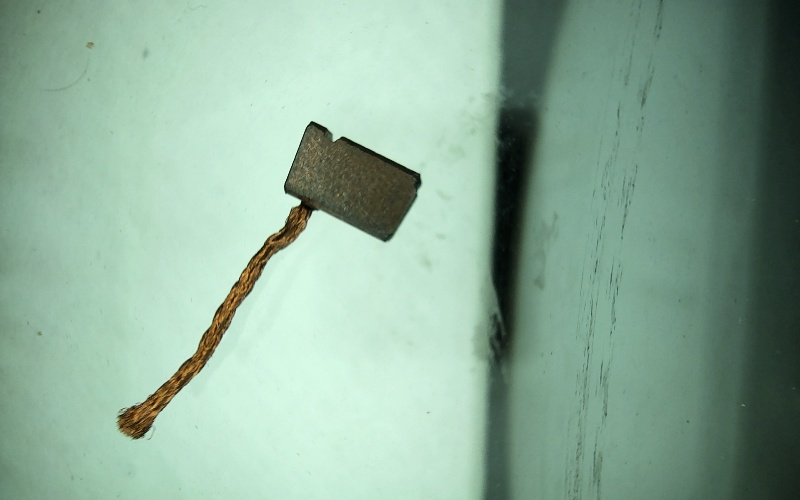
#> input picture old_not_required/cyclic_dataset/snapshot_1729760125.jpg, 800 x 500 px, given in place of the camera
$ python live.py
#> lines starting #> are read from the running program, lines starting #| are printed output that depends on the picture; after the words box and inside, x2 and y2 are one past the last pixel; in counts of white or black regions, pixels touching at a corner belong together
import cv2
import numpy as np

# Open webcam feed (default webcam index 0)
cap = cv2.VideoCapture(1)

# Create windows for four simultaneous displays
window_names = ['Live Feed', 'Head', 'Tail', 'Brush']
for i in range(4):
    cv2.namedWindow(window_names[i])

# Initial HSV threshold values for each window
hsv_values = [
    {'hue_min': 0, 'hue_max': 180, 'sat_min': 0, 'sat_max': 255, 'val_min': 0, 'val_max': 255},
    {'hue_min': 0, 'hue_max': 180, 'sat_min': 0, 'sat_max': 255, 'val_min': 0, 'val_max': 255},
    {'hue_min': 0, 'hue_max': 180, 'sat_min': 0, 'sat_max': 255, 'val_min': 0, 'val_max': 255},
    {'hue_min': 0, 'hue_max': 180, 'sat_min': 0, 'sat_max': 255, 'val_min': 0, 'val_max': 255}
]

# Function to do nothing (placeholder for trackbar callbacks)
def nothing(x):
    pass

# Create trackbars for each window
for i in range(4):
    cv2.createTrackbar('Hue Min', window_names[i], hsv_values[i]['hue_min'], 179, nothing)
    cv2.createTrackbar('Hue Max', window_names[i], hsv_values[i]['hue_max'], 179, nothing)
    cv2.createTrackbar('Sat Min', window_names[i], hsv_values[i]['sat_min'], 255, nothing)
    cv2.createTrackbar('Sat Max', window_names[i], hsv_values[i]['sat_max'], 255, nothing)
    cv2.createTrackbar('Val Min', window_names[i], hsv_values[i]['val_min'], 255, nothing)
    cv2.createTrackbar('Val Max', window_names[i], hsv_values[i]['val_max'], 255, nothing)
#> this loop made 4 passes; slider 'Hue Min' is set to 35

# Function to apply HSV threshold and return the masked image and frame with bounding boxes for each window
def apply_threshold(hsv, frame_copy, hsv_image):
    lower_hsv = np.array([hsv['hue_min'], hsv['sat_min'], hsv['val_min']])
    upper_hsv = np.array([hsv['hue_max'], hsv['sat_max'], hsv['val_max']])

    # Apply threshold to isolate colors in the range
    mask = cv2.inRange(hsv_image, lower_hsv, upper_hsv)

    # Apply the mask to the image
    result = cv2.bitwise_and(frame_copy, frame_copy, mask=mask)

    # Find contours
    contours, _ = cv2.findContours(mask, cv2.RETR_EXTERNAL, cv2.CHAIN_APPROX_SIMPLE)

    # Draw contours and bounding boxes with the area on the frame copy
    for cnt in contours:
        area = cv2.contourArea(cnt)
        x, y, w, h = cv2.boundingRect(cnt)
        if area > 5000:  # Filter based on the area threshold
            cv2.rectangle(frame_copy, (x, y), (x + w, y + h), (255, 0, 0), 2)
            cv2.putText(frame_copy, f"Area: {int(area)}", (x, y - 10), cv2.FONT_HERSHEY_SIMPLEX, 0.5, (255, 0, 0), 1)

    return frame_copy

# Main loop
while True:
    # Capture frame from webcam
    ret, frame = cap.read()
#> frame is the input picture: shape (500, 800, 3); mean B, G, R 153.5, 173, 140.9
    if not ret:
        print("Failed to capture image from webcam.")
        break

    # Crop the frame if needed (as in your original code)
    framea = frame

    # Convert the image to HSV
    hsv_image = cv2.cvtColor(framea, cv2.COLOR_BGR2HSV)
#> hsv_image: shape (500, 800, 3); mean H, S, V 71.2, 55.9, 173.4

    # Create a copy of the original frame for each window
    frames = [framea.copy() for _ in range(4)]
#> frames = 4 items

    # Loop through each window
    for i in range(4):
        # Get current positions of all trackbars
        hsv_values[i]['hue_min'] = cv2.getTrackbarPos('Hue Min', window_names[i])
        hsv_values[i]['hue_max'] = cv2.getTrackbarPos('Hue Max', window_names[i])
        hsv_values[i]['sat_min'] = cv2.getTrackbarPos('Sat Min', window_names[i])
        hsv_values[i]['sat_max'] = cv2.getTrackbarPos('Sat Max', window_names[i])
        hsv_values[i]['val_min'] = cv2.getTrackbarPos('Val Min', window_names[i])
        hsv_values[i]['val_max'] = cv2.getTrackbarPos('Val Max', window_names[i])

        # Apply the thresholding and get the frame with bounding boxes and area text
        threshold_image = apply_threshold(hsv_values[i], frames[i], hsv_image)
#> in apply_threshold, `lower_hsv = np.array([hsv['hue_min'], hsv['sat_min'], hsv['val_min']])`: lower_hsv = [35, 51, 51]
#> in apply_threshold, `upper_hsv = np.array([hsv['hue_max'], hsv['sat_max'], hsv['val_max']])`: upper_hsv = [180, 255, 255]
#> in apply_threshold, `mask = cv2.inRange(hsv_image, lower_hsv, upper_hsv)`:
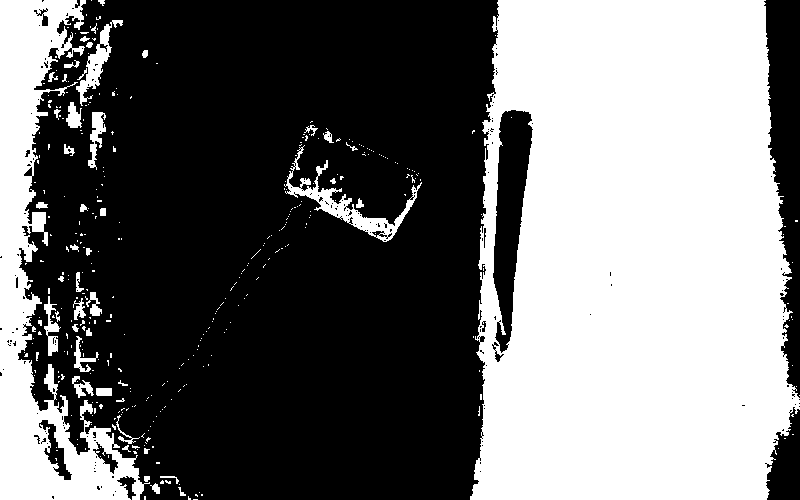
#> mask: shape (500, 800); 43.6% white; 370 white regions (321 under 20 px)
#> in apply_threshold, `result = cv2.bitwise_and(frame_copy, frame_copy, mask=mask)`:
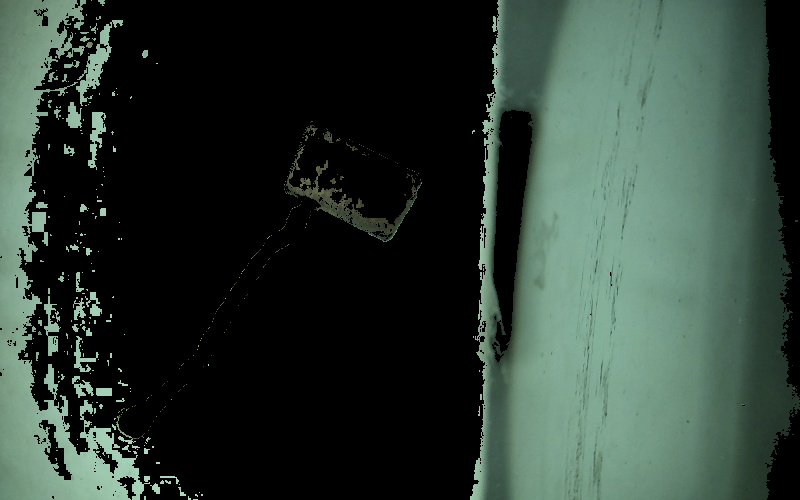
#> result: shape (500, 800, 3); mean of channels 0, 1, 2 50.8, 58.7, 44.4; drawn as B, G, R
#> in apply_threshold, `contours, _ = cv2.findContours(mask, cv2.RETR_EXTERNAL, cv2.CHAIN_APPR..`: contours = 362 contours, 328 with area under 20; largest, box (x1, y1, x2, y2) and area: (470, 0, 800, 500) 145920, (0, 0, 150, 500) 25418, (284, 145, 422, 242) 1972, (76, 20, 123, 106) 880, (88, 112, 106, 170) 386
#> the loop in apply_threshold, `for cnt in contours:` made 362 passes
#> (area, x, y, w, h) on passes 9, 12, 13: (45.5, 150, 483, 10, 11), (21.5, 160, 476, 19, 8), (21, 144, 476, 6, 6)
#> after the loop in apply_threshold, `for cnt in contours:`:
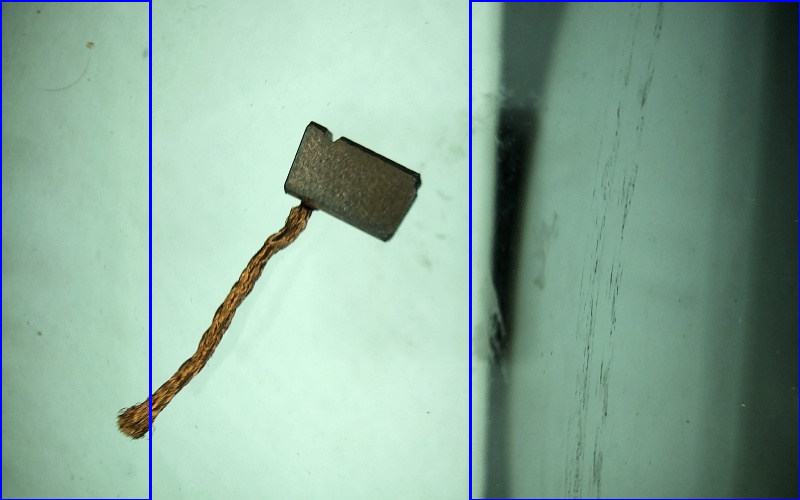
#> frame_copy: shape (500, 800, 3); 1.48% of pixels changed, all inside (x1, y1, x2, y2) = (0, 0, 800, 500)

        # Show the result in the respective window
        cv2.imshow(window_names[i], threshold_image)

    # Exit the loop when 'q' is pressed
    if cv2.waitKey(1) & 0xFF == ord('q'):
#> (key q is pressed here)
        break

# Release resources and close all windows
cap.release()
cv2.destroyAllWindows()
